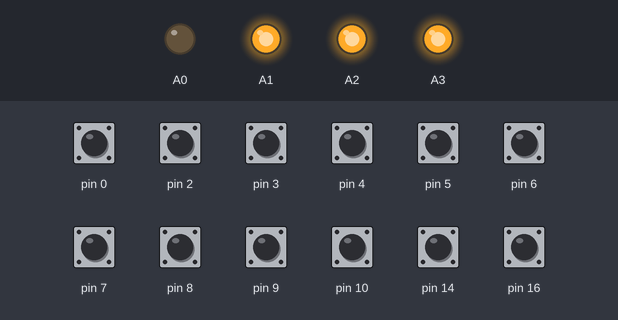
A program run on a simulated SparkFun Pro Micro, built with avr-gcc and run on an emulated ATmega32U4. On the bench: output pins drawn as LEDs (lit = HIGH). The inputs (shaded band) are chosen by the test bench; at power-on: pin 0, pin 2–10, pin 14, pin 16 HIGH. USB keyboard and mouse output is not drawn.

Above: at 2.2 s.
2.3 s: pin 9 pulled LOW for 0.15 s
At 3.5 s:
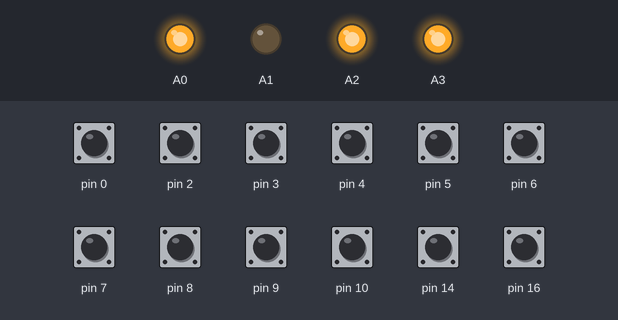
3.9 s: pin 10 pulled LOW for 0.15 s
At 4.9 s:
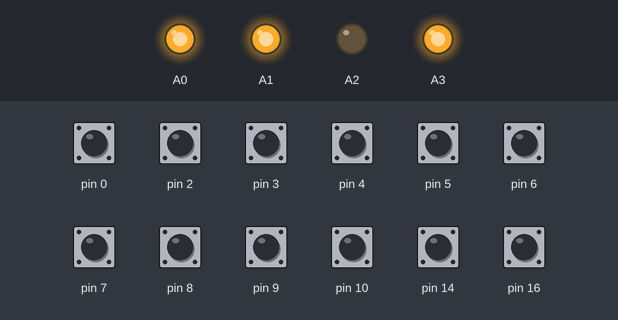
5.5 s: pin 16 pulled LOW for 0.15 s
At 6.1 s:
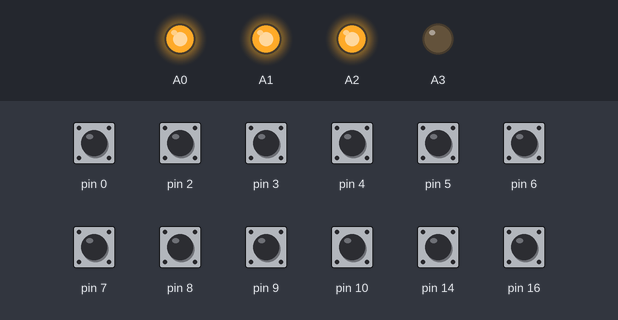
7.1 s: pin 8 pulled LOW for 0.15 s
At 8.3 s:
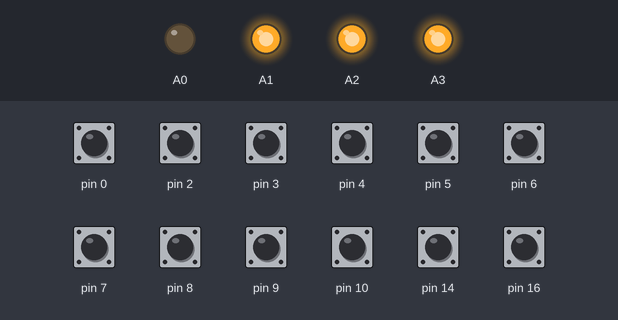
8.7 s: pin 9 pulled LOW for 1 s
At 9.8 s:
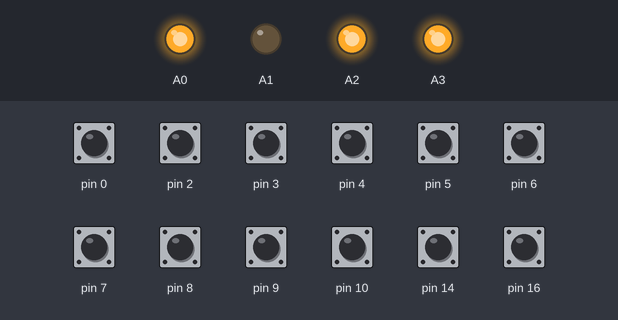
Timing chart, 0 to 11.7 s (numbered marks = the images above; inputs shaded):
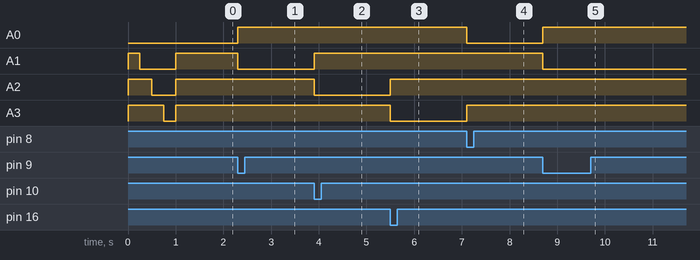

The program:

main.cpp
```cpp
#include <Arduino.h>
#include <HID-Project.h>
#include "but.h"
#include "keys.h"

// buttons as static instances
But butMic(14);
But butCam(0);
But butShare(2);
But butHand(3);
But butVolDn(4);
But butVolUp(5);
But butAnswer(6);
But butHangup(7);
But butMode1(8);
But butMode2(9);
But butMode3(10);
But butMode4(16);

// modes for the key layout
enum t_mode
{
    none,
    teams,
    zoom,
    webex
} mode;

// activate the app via the position of the icon in the taskbar
void app_activate()
{
    if (mode == teams)
    {
        // must be adapted to the individual taskbar configuration
        Key_W("8");
    }
}

// activate a mode
void set_mode(t_mode m)
{
    if (m == mode)
    {
        // if mode was already selected activate app via taskbar position
        app_activate();
    }
    else
    {
        // select new mode
        mode = m;
        digitalWrite(A0, !(mode == teams));
        digitalWrite(A1, !(mode == zoom));
        digitalWrite(A2, !(mode == webex));
        digitalWrite(A3, !(mode == none));
    }
}

// initialization
void setup()
{
    // start keyboard driver for key library and consumer driver for volume control
    Keyboard.begin();
    Consumer.begin();

    // initialize LED pins
    pinMode(A0, OUTPUT);
    pinMode(A1, OUTPUT);
    pinMode(A2, OUTPUT);
    pinMode(A3, OUTPUT);
    digitalWrite(A0, true);
    digitalWrite(A1, true);
    digitalWrite(A2, true);
    digitalWrite(A3, true);

    // sweep LEDs to signalize initialization
    digitalWrite(A0, false);
    delay(250);
    digitalWrite(A1, false);
    delay(250);
    digitalWrite(A2, false);
    delay(250);
    digitalWrite(A3, false);
    delay(250);

    // Teams is default mode
    set_mode(teams);
}

// cyclic loop
void loop()
{
    // microphone button
    if (butMic.isPressed())
    {
        switch (mode)
        {
        case teams:
            Key_SC("m");
            break;
        case zoom:
            Key_A("a");
            break;
        case webex:
            Key_C("m");
            break;
        default:
            Key_W("h");
        }
    }

    // camera button
    if (butCam.isPressed())
    {
        switch (mode)
        {
        case teams:
            Key_SC("o");
            break;
        case zoom:
            Key_A("v");
            break;
        case webex:
            Key_SC("v");
            break;
        default:;
        }
    }

    // share screen button
    if (butShare.isPressed())
    {
        switch (mode)
        {
        case teams:
            Key_SC("e");
            break;
        case zoom:
            Key_A("s");
            break;
        case webex:
            Key_SC("d");
            break;
        default:;
        }
    }

    // raise hand button
    if (butHand.isPressed())
    {
        switch (mode)
        {
        case teams:
            Key_SC("k");
            break;
        case zoom:
            Key_A("z");
            break;
        case webex:
            Key_SC("r");
            break;
        default:;
        }
    }

    // volume down button
    if (butVolDn.isPressed())
    {
        Consumer.press(MEDIA_VOLUME_DOWN);
    }
    if (butVolDn.isReleased())
    {
        Consumer.release(MEDIA_VOLUME_DOWN);
    }

    // volume up button
    if (butVolUp.isPressed())
    {
        Consumer.press(MEDIA_VOLUME_UP);
    }
    if (butVolUp.isReleased())
    {
        Consumer.release(MEDIA_VOLUME_UP);
    }

    // accept call button
    if (butAnswer.isPressed())
    {
        switch (mode)
        {
        case teams:
            Key_SC("u");
            break;
        case webex:
            Key_SC("c");
            break;
        default:;
        }
    }

    // hang up button
    if (butHangup.isPressed())
    {
        switch (mode)
        {
        case teams:
            Key_SC("h");
            break;
        case zoom:
            Key_A("q");
            delay(100);
            Keyboard.println();
            break;
        case webex:
            Key_C("l");
            break;
        default:;
        }
    }

    // Teams button
    if (butMode1.isPressed())
    {
        set_mode(teams);
    }

    // Zoom button
    if (butMode2.isPressed())
    {
        set_mode(zoom);
    }

    // WebEx button
    if (butMode3.isPressed())
    {
        set_mode(webex);
    }

    // Windows button
    if (butMode4.isPressed())
    {
        set_mode(none);
    }
}
```

Measured:
- after the input at 2.3 s, A0: LOW → HIGH at once; A1: HIGH → LOW at once
- after the input at 3.9 s, A1: LOW → HIGH at once; A2: HIGH → LOW at once
- after the input at 5.5 s, A2: LOW → HIGH at once; A3: HIGH → LOW at once
- after the input at 7.1 s, A0: HIGH → LOW at once; A3: LOW → HIGH at once
- after the input at 8.7 s, A0: LOW → HIGH at once; A1: HIGH → LOW at once
